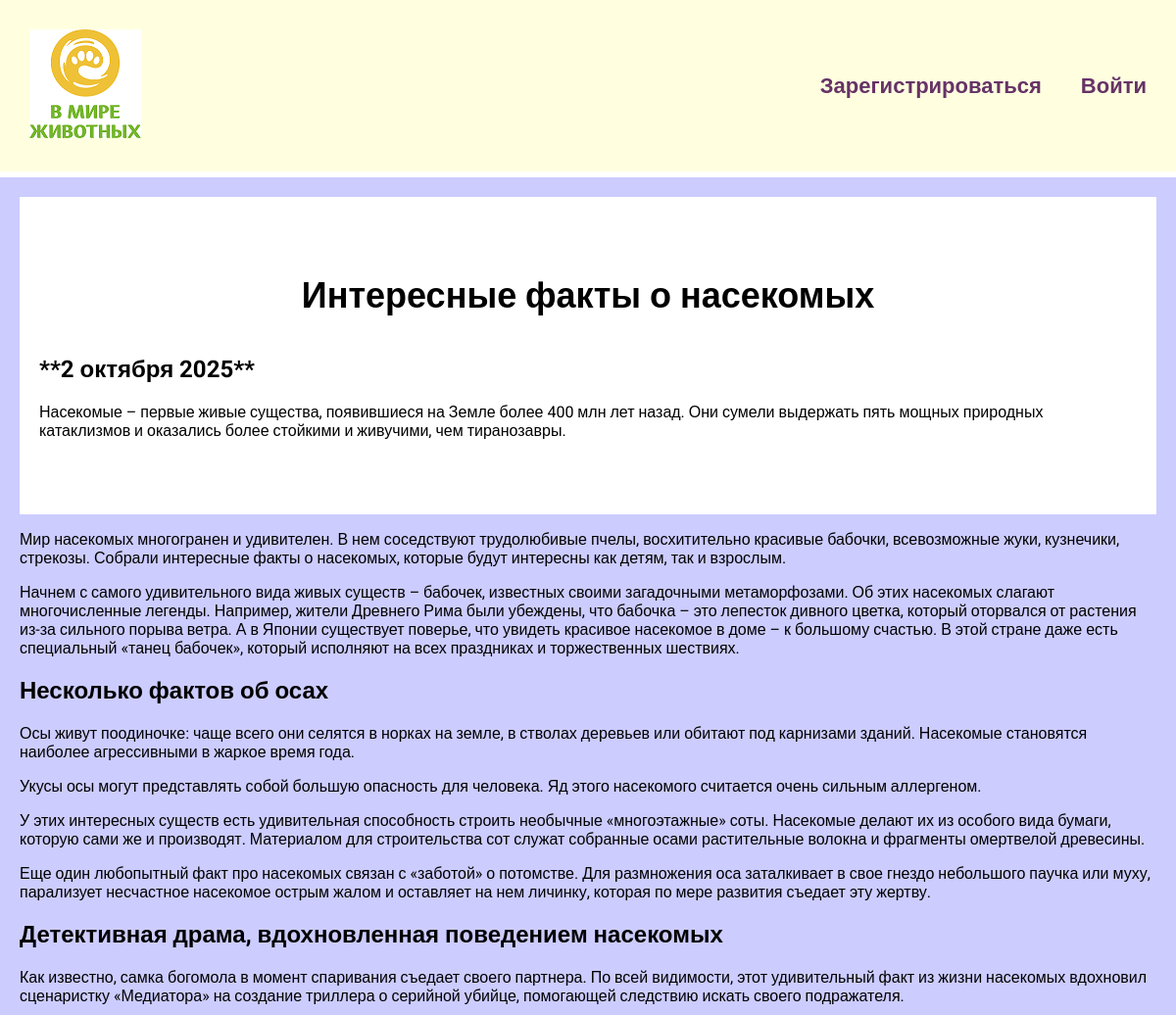
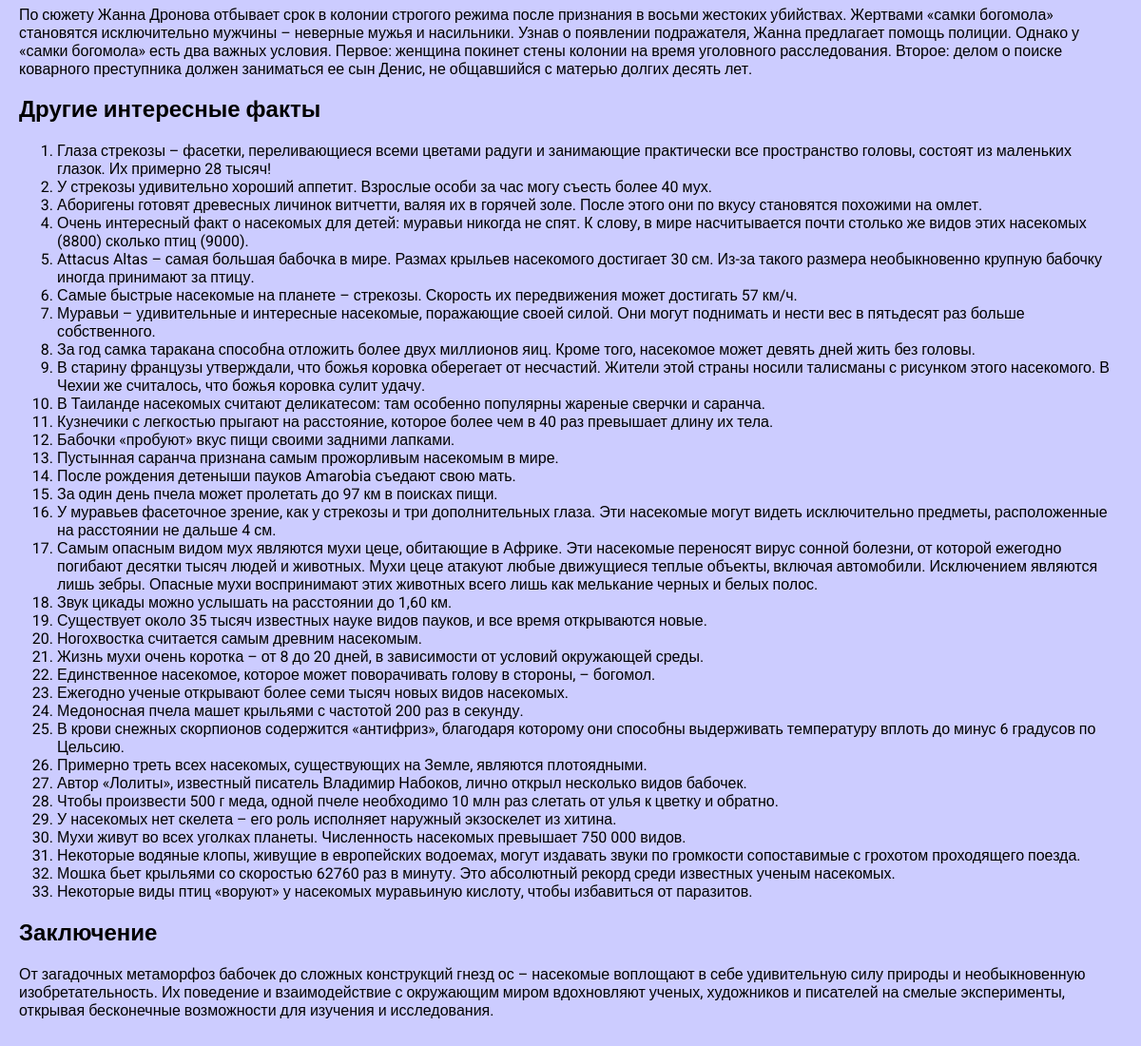
Page /blog/3 on the committed database (2 pictures, top to bottom).
### blog/models.py (models this page shows, shortened)
class Blog(models.Model):
    title = models.CharField(max_length=200)
    description = models.TextField()
    date = models.DateField()

### blog/views.py (the view)
# urls.py: path('<int:blog_id>', views.detail, name='detail'),
def detail(request, blog_id):
    blog = get_object_or_404(Blog, pk=blog_id)
    return render(request, 'blog/details.html', {'blog': blog})

### blog/templates/blog/details.html
{% extends 'skills/base.html' %}
{% block content %}
<div class="detail">
    <h1>{{ blog.title }}</h1>
    <h2>**{{ blog.date|date:'j E Y' }}**</h2>
    {{ blog.description|safe }}
</div>
{% endblock %}

### skills/static/css/style.css (style rules this page uses)
body { font-family: "Roboto", sans-serif; padding: 0; margin: 0; background: #ccccff; }
.content h1 { text-align: center; margin: 60px 0 40px; font-size: 36px; }
.detail { background: #FFF; padding: 20px 20px 60px; }

### rows in the picture
Blog: title "Интересные факты о насекомых", date "2 октября 2025", description "Насекомые – первые живые существа, появившиеся на Земле более 400 млн лет назад. Они сумели выдержать пять мощных природных катаклизмов и оказались более стойкими и живучими, чем тиранозавры. Мир насекомых многогранен и удивителен. В нем соседствуют трудолюбивые пчелы, восхитительно красивые бабочки, всевозможные жуки, кузнечики, стрекозы. Собрали интересные факты о насекомых, которые будут интересны как детям, так и взрослым. Начнем с самого удивительного вида живых существ – бабочек, известных своими загадочными метаморфозами. Об этих насекомых слагают многочисленные легенды. Например, жители Древнего Рима были убеждены, что бабочка – это лепесток дивного цветка, который оторвался от…"
